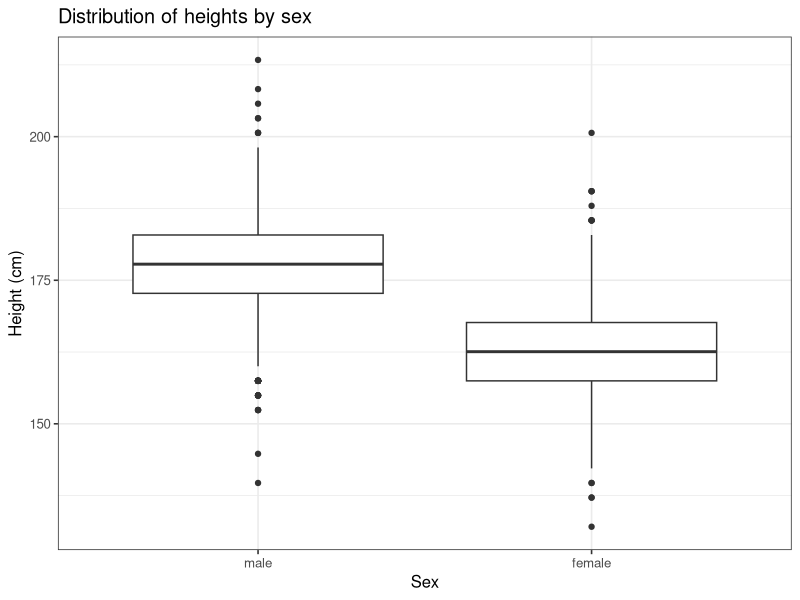
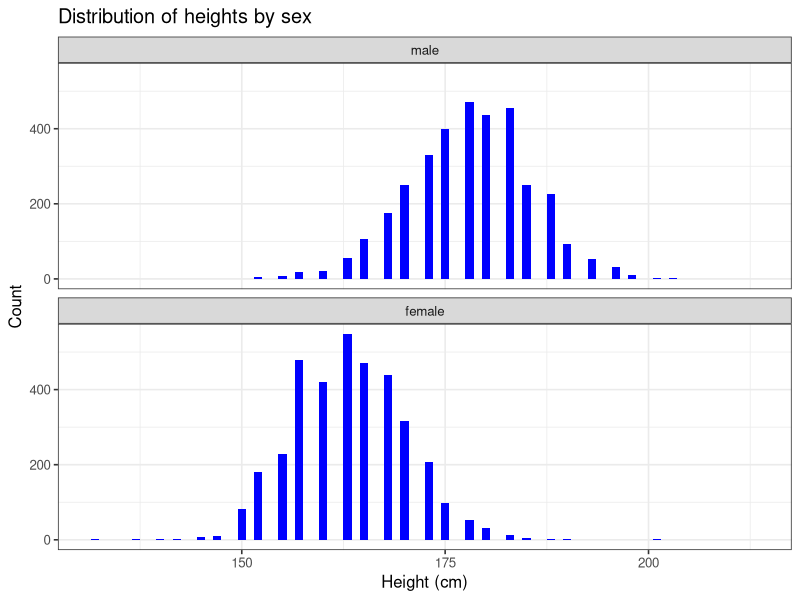
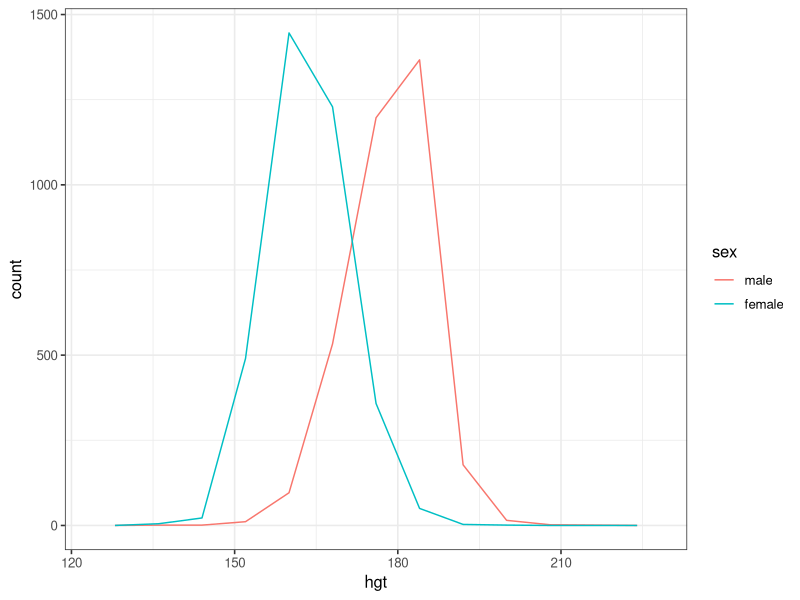
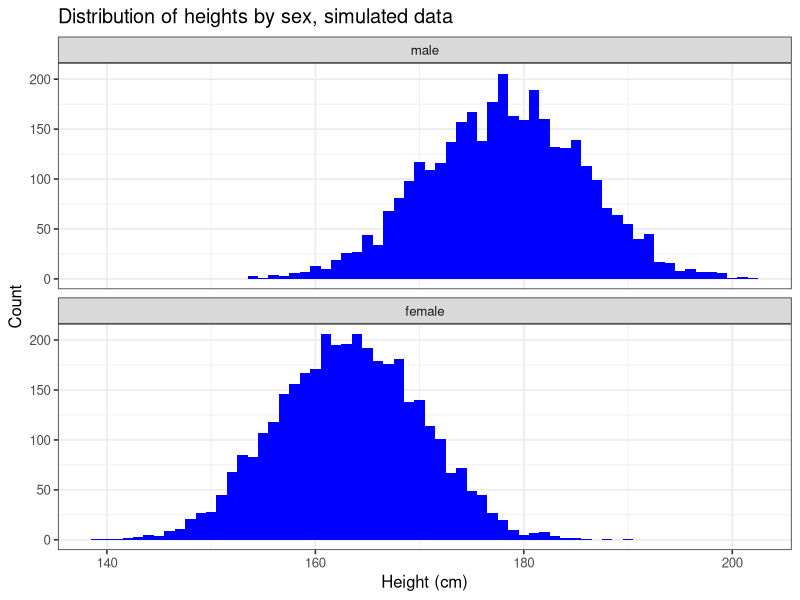
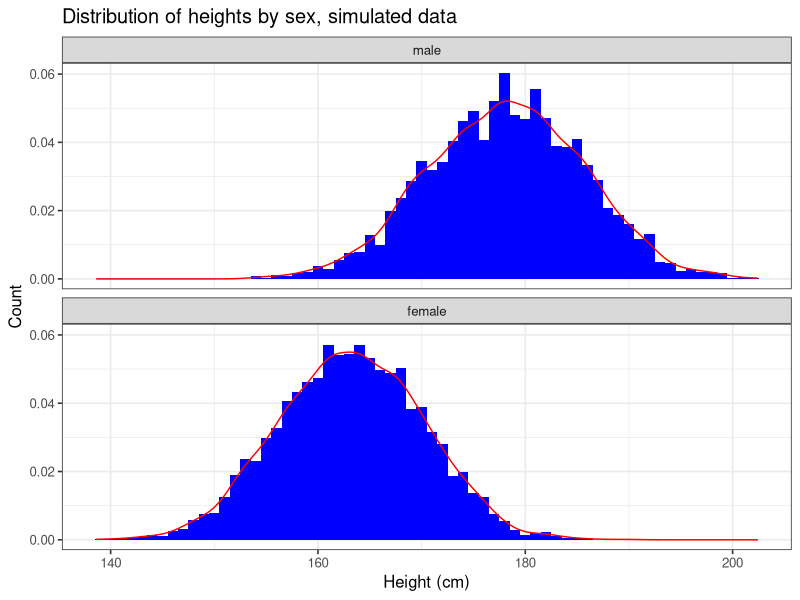
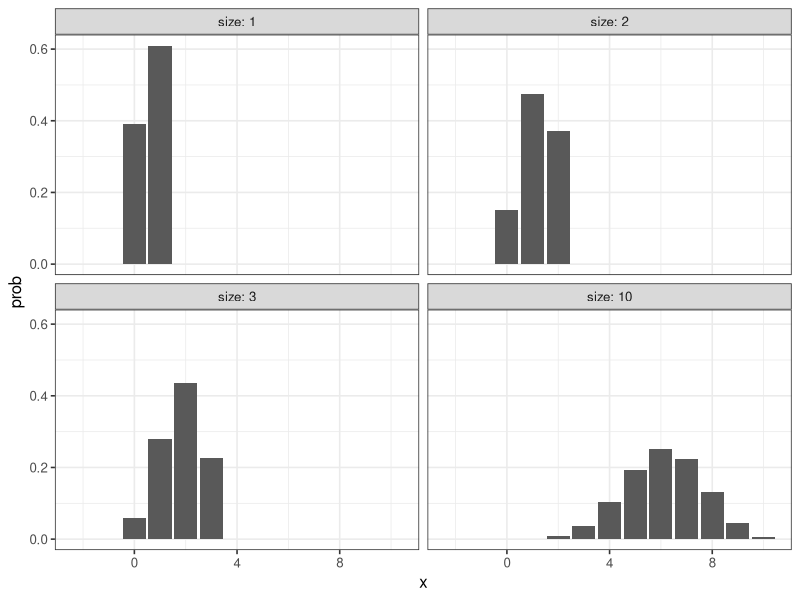
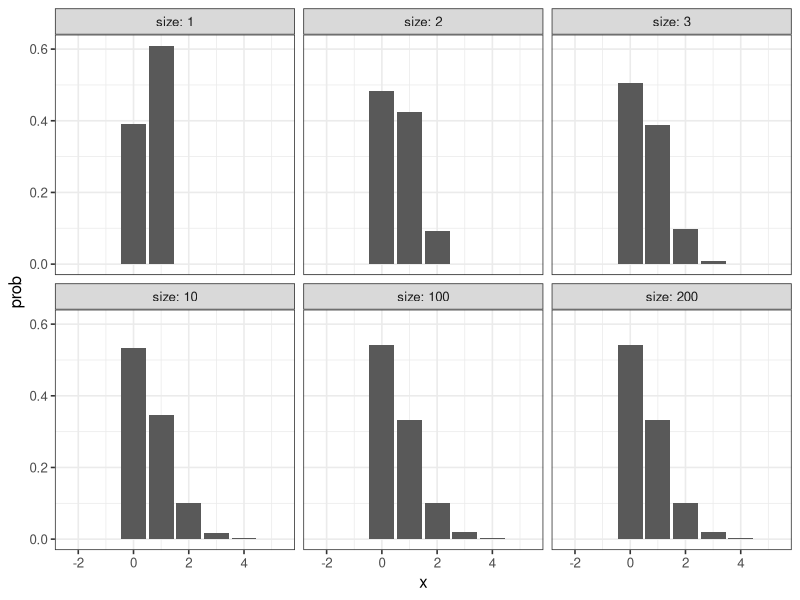
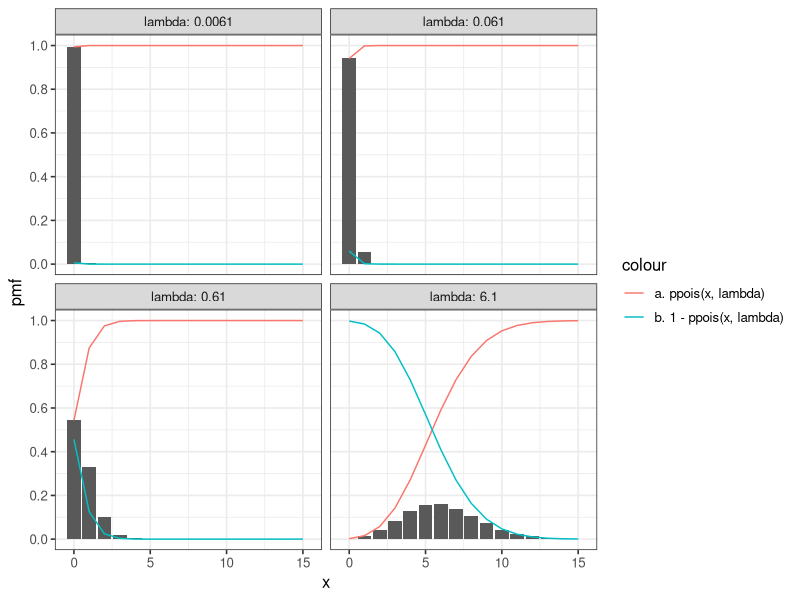

The R source for these figures, in order:
## ---- chunk 1
knitr::opts_chunk$set(echo = TRUE)

options(dplyr.summarise.inform = FALSE)
library(tidyverse)

# set theme used for plotting
theme_set(theme_bw(base_size = 12))

# Modelr package
library(modelr)

library(ggplot2)

## ---- chunk 2
# test
heights <- heights

heights
## ---- chunk 3
heights$hgt <- heights$height * 2.54

heights$wgt <- heights$weight * 0.45359237

heights
## ---- chunk 4
ggplot(heights, aes(x = sex, y = hgt)) + 
  geom_boxplot() +
  xlab("Sex") +
  ylab("Height (cm)") +
  ggtitle("Distribution of heights by sex")
## ---- chunk 5
ggplot(heights, aes(x = hgt)) +
  geom_histogram(binwidth = 1, fill = "blue") +
  facet_wrap(~ sex, ncol = 1) +
  xlab("Height (cm)") +
  ylab("Count") +
  ggtitle("Distribution of heights by sex")
## ---- chunk 6
#?heights
ggplot(heights, aes(x = hgt, color = sex, fill = sex)) +
  geom_freqpoly(binwidth = 8)
## ---- chunk 7
hgt_summary <- heights %>%
  group_by(sex) %>%
  summarize(
    hgt_mean = mean(hgt),
    hgt_sd = sd(hgt),
    counts = n()
)

hgt_summary
## ---- chunk 8
# Tøl frá https://en.wikipedia.org/wiki/Average_human_height_by_country
# Land brúk: Bretland
hgt_summary

#df['r3',]

male <- hgt_summary[hgt_summary$sex == 'male',] 
female <- hgt_summary[hgt_summary$sex == 'female',] 

hgt_males   <- tibble(
   hgt = rnorm(male$counts, 
           male$hgt_mean, 
           male$hgt_sd),
   sex = male$sex)
hgt_males

hgt_females   <- tibble(
   hgt = rnorm(female$counts, 
           female$hgt_mean, 
           female$hgt_sd),
  sex = female$sex)
hgt_females


hgt_sim <-
  rbind(
    hgt_males,
    hgt_females
  )

arrange(hgt_sim, desc(hgt_sim$hgt))
## ---- chunk 9

## ---- chunk 10
ggplot(hgt_sim, aes(x = hgt)) +
  geom_histogram(binwidth = 1, fill = "blue") +
  facet_wrap(~ sex, ncol = 1) +
  xlab("Height (cm)") +
  ylab("Count") +
  ggtitle("Distribution of heights by sex, simulated data")
## ---- chunk 11
ggplot(hgt_sim, aes(x = hgt, after_stat(density))) +
  geom_histogram(binwidth = 1, fill = "blue") +
  geom_density(colour = "red", aes(y = ..density..)) +
  facet_wrap(~ sex, ncol = 1) +
  xlab("Height (cm)") +
  ylab("Count") +
  ggtitle("Distribution of heights by sex, simulated data")
## ---- chunk 12

## ---- chunk 13

## ---- chunk 14

## ---- chunk 15

## ---- chunk 16

## ---- chunk 17

## ---- chunk 18

## ---- chunk 19

## ---- chunk 20

## ---- chunk 21

## ---- chunk 22
x_values <- -2:10
prob <- 0.61
size <- c(1,2,3,10)

ndata <- NULL
for (i in size) {
  tb_data <- NULL
  tb_data <- tibble(
    x = x_values,
    size = i,
    prob = dbinom(x_values, size, prob)
  )
  ndata <- rbind(ndata, tb_data)
}

ggplot() +
  geom_bar(data=ndata, aes(x, prob), stat = "identity") +
  ylab("prob") +
  facet_wrap(~ size, labeller = label_both)
## ---- chunk 23
x_values <- -2:5
prob_value <- 0.61
size <- c(1,2,3,10,100,200)

ndata <- NULL
for (i in size) {
  tb_data <- NULL
  tb_data <- tibble(
    x = x_values,
    size = i,
    prob = prob_value/size,
    y = dbinom(x_values, size, prob)
  )
  ndata <- rbind(ndata, tb_data)
}

ggplot() +
  geom_bar(data=ndata, aes(x, y), stat = "identity") +
  ylab("prob") +
  facet_wrap(~ size, labeller = label_both)
## ---- chunk 24
x_values <- 0:15
lambda <- c(0.0061, 0.061, 0.61, 6.1)

pdata <- NULL
for (i in lambda) {
  tb_data <- NULL
  tb_data <- tibble(
    x = x_values,
    lambda = i,
    y = dpois(x,lambda),
    ppois = ppois(x,lambda),
    ppois_rtail = 1 - ppois(x,lambda)
    )
  
  pdata <- rbind(pdata, tb_data)
}

ggplot(data=pdata, ) +
  geom_bar(aes(x, y), stat = "identity") +
  # geom_bar(aes(x, y, fill = "dpois(x, lambda)"), stat = "identity") +
  geom_line(aes(x, ppois, colour = "a. ppois(x, lambda)")) +
  geom_line(aes(x, ppois_rtail, colour = "b. 1 - ppois(x, lambda)")) +
  scale_y_continuous(breaks = seq(0, 1, 0.2))+
  scale_x_continuous(breaks=seq(min(x_values), max(x_values), 5)) +
  ylab("pmf") +
  facet_wrap(~ lambda, labeller = label_both)

## ---- chunk 25
x_values <- 0:5

size <- 200
prob <- 0.61/size

lambda <- 0.61

data_bino <- tibble(
  x = x_values,
  y = dbinom(x_values, size, prob),
  # label = "dbinom(x_values, size, prob)"
  label = sprintf("dbinom(%s:%s, %s, %s)", min(x_values),max(x_values), size, prob)
)

data_pois <- tibble(
  x = x_values,
  y = dpois(x,lambda),
  label = sprintf("dpois(%s:%s, %s)", min(x_values),max(x_values), lambda)
)

# data_bino
# data_pois

data_bp <- rbind(data_bino, data_pois)
data_bp

## ---- chunk 26
ggplot(data = data_bp) +
  geom_bar(aes(x,y), stat = "identity") +
  geom_text(aes(x,y, label = round(y, 4)), vjust=-0.5, size = 3.25) +
  facet_wrap(~ label)
## ---- chunk 27
ggplot(data = data_bp) +
  geom_bar(aes(x,y*200), stat = "identity") +
  geom_text(aes(x,y*200, label = round(y*200, 0)), vjust=-0.5, size = 3.25) +
  facet_wrap(~ label)

## ---- chunk 28

n_values <- c(10, 50, 100)

pdata <- NULL
for (n in n_values) {
  tb_data <- NULL
  tb_data <- tibble(
    n = n,
    x = 0:n,
    prob = 2/n,
    y = dbinom(x, n, prob)
    
  )
  pdata <- rbind(pdata, tb_data)
}
ggplot(pdata) +
  geom_bar(aes(x, y), stat = "identity") +
  facet_wrap(~ n,nrow=n, labeller = label_both,scales="free_x") +
  xlab("Amount of failed transmissions") +
  ylab("Chance of transmission failure")
ggplot(pdata) +
  geom_bar(aes(x, y), stat = "identity") +
  facet_wrap(~ n,nrow=n, labeller = label_both,scales="free_y") +
  xlab("Amount of failed transmissions") +
  ylab("Chance of transmission failure")

## ---- chunk 29
data_bino <- rbind(tibble(
  x = 0:10,
  y = c(dbinom(0:10, 10, 0.2)),
  label = rep("1. dbinom(x, 10, 0.2)", 11)
)
,
tibble(
    x = 0:50,
    y = c(dbinom(0:50, 50, 0.04)),
    label = rep("2. dbinom(x, 50, 0.04)", 51)
    )
,
tibble(
    x = 0:100,
    y = c(dbinom(0:100, 100, 0.02)),
    label = rep("3. dbinom(x, 100, 0.02)", 101)
  ))

data_pois
tibble(
  x = 0:10,
  y = dpois(0:10, 2),
  label = rep("4. dpois(x, 2)", 11)
)
tibble(
  x = 0:10,
  y = dpois(0:10, 2),
  label = rep("4. dpois(x, 2)", 11)
)



data_bp <- bind_rows(data_bino, data_pois)

data_bp
## ---- chunk 30
library(ggplot2)

ggplot(data_bp, aes(x = x, y = y, fill = label)) +
  geom_bar(stat = "identity") +
  facet_wrap(~label, nrow = 2) +
  labs(x = "x", y = "Probability", fill = NULL)
## ---- chunk 31

## ---- chunk 32

## ---- chunk 33

## ---- chunk 34

## ---- chunk 35

## ---- chunk 36
